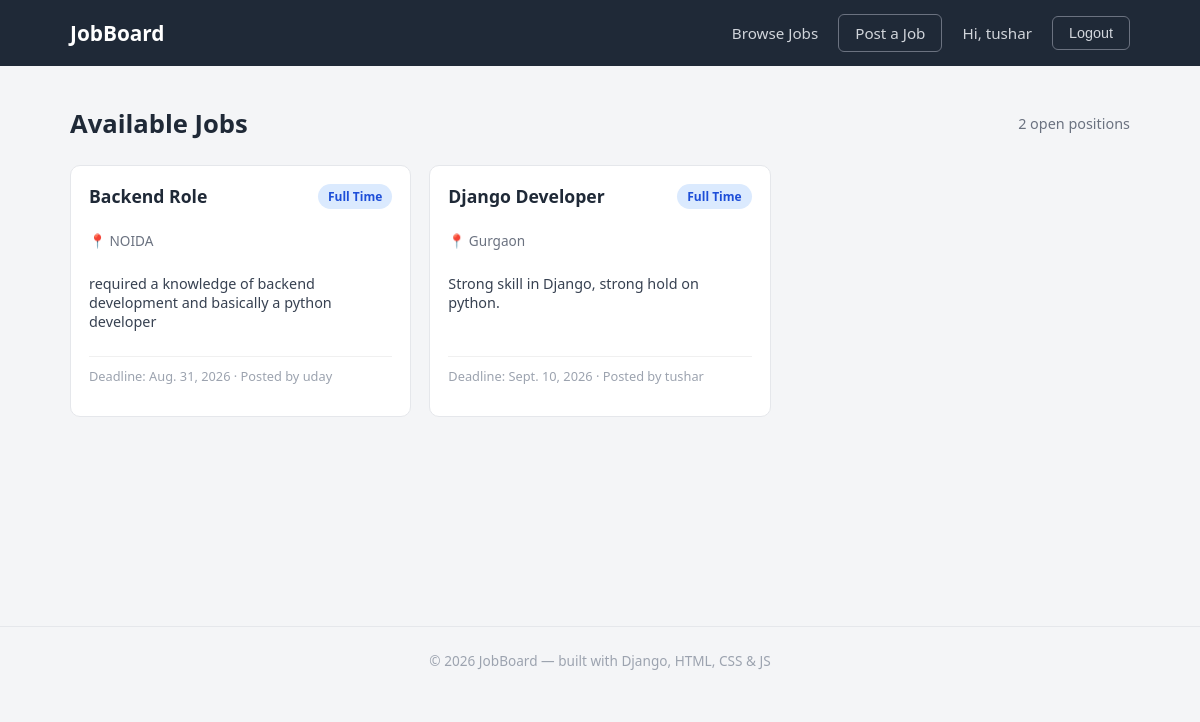
The page /jobs/ (signed in) on the database its author committed.
### jobs/models.py (models this page shows, shortened)
class JobPost(models.Model):
    JOB_TYPES = [
        ("FULL_TIME", "Full Time"),
        ("PART_TIME", "Part Time"),
        ("INTERNSHIP", "Internship"),
    ]
    title = models.CharField(max_length=200)
    description = models.TextField()
    location = models.CharField(max_length=100)
    job_type = models.CharField(
        max_length=20,
        choices=JOB_TYPES
    )
    salary = models.CharField(max_length=100)
    skills = models.CharField(max_length=300)
    deadline = models.DateField()
    posted_by = models.ForeignKey(
        User,
        on_delete=models.CASCADE,
        related_name="job_posts"
    )
    created_at = models.DateTimeField(auto_now_add=True)

### jobs/views.py (the view)
# urls.py: 2. Add a URL to urlpatterns:  path('', views.home, name='home')
def home(request):
    jobs = JobPost.objects.all()
    return render(request, 'jobs/home.html', {'jobs': jobs})

### jobs/templates/jobs/home.html (shortened to what this page needs)
{% extends 'jobs/base.html' %}
{% block content %}
<div class="page-header">
    <h2>Available Jobs</h2>
    <span class="count-badge">{{ jobs|length }} open position{{ jobs|length|pluralize }}</span>
</div>
<div class="job-grid">
    {% for job in jobs %}
        <div class="job-card">
            <div class="job-card-top">
                <h3>{{ job.title }}</h3>
                <span class="job-type-badge">{{ job.get_job_type_display }}</span>
            </div>
            <p class="job-location">📍 {{ job.location }}</p>
            <p class="job-desc">{{ job.description|truncatewords:20 }}</p>
            <p class="job-meta">Deadline: {{ job.deadline }} · Posted by {{ job.posted_by }}</p>
        </div>
    {% empty %}
        <div class="alert alert-info">No jobs posted yet. Check back soon!</div>
    {% endfor %}
</div>
{% endblock %}

### jobs/templates/jobs/base.html (shortened to what this page needs)
{% load static %}
<!DOCTYPE html>
<html lang="en">
<head>
    <link rel="stylesheet" href="{% static 'jobs/css/style.css' %}">
</head>
<body>
    <nav class="navbar">
        <div class="container">
            <a href="{% url 'home' %}" class="navbar-brand">JobBoard</a>
            <div class="nav-links">
                <a href="{% url 'home' %}">Browse Jobs</a>
                {% if user.is_authenticated %}
                    {% if user.profile.role == 'recruiter' %}
                        <a href="{% url 'post_job' %}" class="btn btn-outline">Post a Job</a>
                    {% endif %}
                    <span>Hi, {{ user.username }}</span>
                    <form method="POST" action="{% url 'logout' %}" style="display:inline;">
                        <button type="submit" class="btn btn-outline">Logout</button>
                    </form>
                {% else %}
                    <a href="{% url 'login' %}" class="btn btn-primary">Login</a>
                    <a href="{% url 'signup' %}" class="btn btn-outline">Sign Up</a>
                {% endif %}
            </div>
        </div>
    </nav>
    <main>
        <div class="container">
            {% block content %}{% endblock %}
        </div>
    </main>
    <footer>
        &copy; {% now "Y" %} JobBoard — built with Django, HTML, CSS &amp; JS
    </footer>
</body>
</html>

### jobs/static/jobs/css/style.css (style rules this page uses)
* { box-sizing: border-box; }
body { margin: 0; font-family: 'Segoe UI', Arial, sans-serif; background-color: #f4f5f7; color: #1f2937; }
a { text-decoration: none; color: inherit; }
.navbar { background-color: #1f2937; padding: 14px 0; }
.navbar .container { display: flex; justify-content: space-between; align-items: center; }
.navbar-brand { color: #fff; font-size: 1.3rem; font-weight: 700; }
.nav-links { display: flex; align-items: center; gap: 20px; }
.nav-links a, .nav-links span { color: #d1d5db; font-size: 0.95rem; }
.btn { padding: 8px 16px; border-radius: 6px; border: none; cursor: pointer; font-size: 0.9rem; font-weight: 500; }
.btn-outline { background: transparent; border: 1px solid #6b7280; color: #d1d5db; }
.container { max-width: 1100px; margin: 0 auto; padding: 0 20px; }
main { padding: 40px 0; min-height: 70vh; }
.page-header { display: flex; justify-content: space-between; align-items: center; margin-bottom: 24px; }
.page-header h2 { margin: 0; font-size: 1.6rem; }
.count-badge { color: #6b7280; font-size: 0.9rem; }
.job-grid { display: grid; grid-template-columns: repeat(auto-fill, minmax(280px, 1fr)); gap: 18px; }
.job-card { background: #fff; border: 1px solid #e5e7eb; border-radius: 10px; padding: 18px; display: flex; flex-direction: column; transition: box-shadow 0.15s ease, transform 0.15s ease; }
.job-card-top { display: flex; justify-content: space-between; align-items: flex-start; margin-bottom: 8px; }
.job-card-top h3 { margin: 0; font-size: 1.1rem; }
.job-type-badge { background-color: #dbeafe; color: #1d4ed8; font-size: 0.75rem; font-weight: 600; padding: 4px 10px; border-radius: 20px; white-space: nowrap; }
.job-location { color: #6b7280; font-size: 0.85rem; margin-bottom: 10px; }
.job-desc { font-size: 0.9rem; color: #374151; flex-grow: 1; margin-bottom: 12px; }
.job-meta { font-size: 0.8rem; color: #9ca3af; border-top: 1px solid #f0f0f0; padding-top: 10px; }
footer { text-align: center; padding: 24px 0; color: #9ca3af; font-size: 0.85rem; border-top: 1px solid #e5e7eb; }

### rows shown on the page
JobPost: title "Backend Role", job_type "Full Time", location "NOIDA", description "required a knowledge of backend development and basically a python developer", deadline "Aug. 31, 2026", posted_by "uday"
JobPost: title "Django Developer", job_type "Full Time", location "Gurgaon", description "Strong skill in Django, strong hold on python.", deadline "Sept. 10, 2026", posted_by "tushar"

### other values the page prints
{{ user.username }} "tushar"
{{ jobs|length }} "2"
